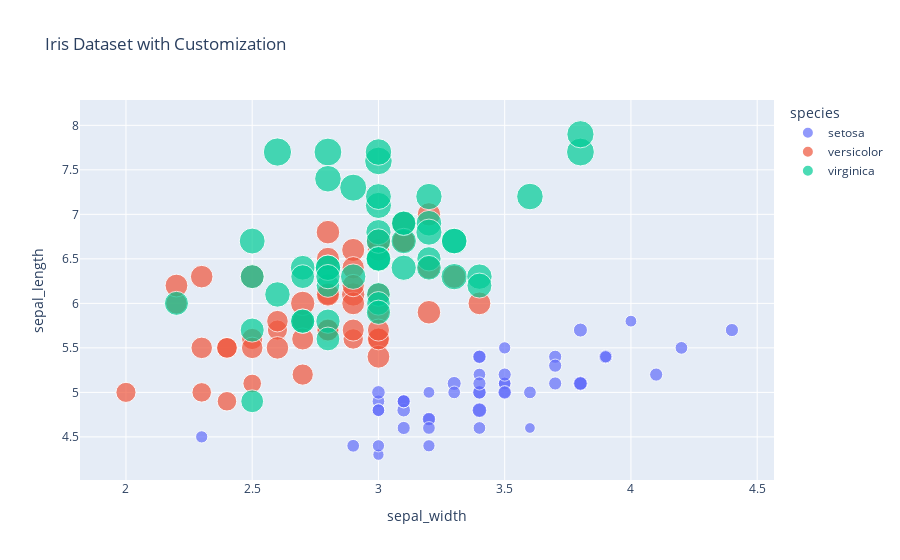

Notebook code for this chart:
### Code cell
df = px.data.iris()
fig = px.scatter(df, x='sepal_width', y='sepal_length', color= 'species',
                   size= 'petal_length' , hover_data= ['petal_width'] ,title='Iris Dataset with Customization')
fig.show()

### Figure 1 — Plotly figure (JSON) as saved in the notebook; plotly's stock layout.template omitted (floating-point values rounded to 4 significant figures)
{"data": [{"customdata": [[0.2], [0.2], [0.2], [0.2], [0.2], [0.4], [0.3], [0.2], [0.2], [0.1], [0.2], [0.2], [0.1], [0.1], [0.2], [0.4], [0.4], [0.3], [0.3], [0.3], [0.2], [0.4], [0.2], [0.5], [0.2], [0.2], [0.4], [0.2], [0.2], [0.2], [0.2], [0.4], [0.1], [0.2], [0.1], [0.2], [0.2], [0.1], [0.2], [0.2], [0.3], [0.3], [0.2], [0.6], [0.4], [0.3], [0.2], [0.2], [0.2], [0.2]], "hovertemplate": "species=setosa<br>sepal_width=%{x}<br>sepal_length=%{y}<br>petal_length=%{marker.size}<br>petal_width=%{customdata[0]}<extra></extra>", "legendgroup": "setosa", "marker": {"color": "#636efa", "size": [1.4, 1.4, 1.3, 1.5, 1.4, 1.7, 1.4, 1.5, 1.4, 1.5, 1.5, 1.6, 1.4, 1.1, 1.2, 1.5, 1.3, 1.4, 1.7, 1.5, 1.7, 1.5, 1, 1.7, 1.9, 1.6, 1.6, 1.5, 1.4, 1.6, 1.6, 1.5, 1.5, 1.4, 1.5, 1.2, 1.3, 1.5, 1.3, 1.5, 1.3, 1.3, 1.3, 1.6, 1.9, 1.4, 1.6, 1.4, 1.5, 1.4], "sizemode": "area", "sizeref": 0.01725, "symbol": "circle"}, "mode": "markers", "name": "setosa", "orientation": "v", "showlegend": true, "type": "scatter", "x": [3.5, 3, 3.2, 3.1, 3.6, 3.9, 3.4, 3.4, 2.9, 3.1, 3.7, 3.4, 3, 3, 4, 4.4, 3.9, 3.5, 3.8, 3.8, 3.4, 3.7, 3.6, 3.3, 3.4, 3, 3.4, 3.5, 3.4, 3.2, 3.1, 3.4, 4.1, 4.2, 3.1, 3.2, 3.5, 3.1, 3, 3.4, 3.5, 2.3, 3.2, 3.5, 3.8, 3, 3.8, 3.2, 3.7, 3.3], "xaxis": "x", "y": [5.1, 4.9, 4.7, 4.6, 5, 5.4, 4.6, 5, 4.4, 4.9, 5.4, 4.8, 4.8, 4.3, 5.8, 5.7, 5.4, 5.1, 5.7, 5.1, 5.4, 5.1, 4.6, 5.1, 4.8, 5, 5, 5.2, 5.2, 4.7, 4.8, 5.4, 5.2, 5.5, 4.9, 5, 5.5, 4.9, 4.4, 5.1, 5, 4.5, 4.4, 5, 5.1, 4.8, 5.1, 4.6, 5.3, 5], "yaxis": "y"}, {"customdata": [[1.4], [1.5], [1.5], [1.3], [1.5], [1.3], [1.6], [1], [1.3], [1.4], [1], [1.5], [1], [1.4], [1.3], [1.4], [1.5], [1], [1.5], [1.1], [1.8], [1.3], [1.5], [1.2], [1.3], [1.4], [1.4], [1.7], [1.5], [1], [1.1], [1], [1.2], [1.6], [1.5], [1.6], [1.5], [1.3], [1.3], [1.3], [1.2], [1.4], [1.2], [1], [1.3], [1.2], [1.3], [1.3], [1.1], [1.3]], "hovertemplate": "species=versicolor<br>sepal_width=%{x}<br>sepal_length=%{y}<br>petal_length=%{marker.size}<br>petal_width=%{customdata[0]}<extra></extra>", "legendgroup": "versicolor", "marker": {"color": "#EF553B", "size": [4.7, 4.5, 4.9, 4, 4.6, 4.5, 4.7, 3.3, 4.6, 3.9, 3.5, 4.2, 4, 4.7, 3.6, 4.4, 4.5, 4.1, 4.5, 3.9, 4.8, 4, 4.9, 4.7, 4.3, 4.4, 4.8, 5, 4.5, 3.5, 3.8, 3.7, 3.9, 5.1, 4.5, 4.5, 4.7, 4.4, 4.1, 4, 4.4, 4.6, 4, 3.3, 4.2, 4.2, 4.2, 4.3, 3, 4.1], "sizemode": "area", "sizeref": 0.01725, "symbol": "circle"}, "mode": "markers", "name": "versicolor", "orientation": "v", "showlegend": true, "type": "scatter", "x": [3.2, 3.2, 3.1, 2.3, 2.8, 2.8, 3.3, 2.4, 2.9, 2.7, 2, 3, 2.2, 2.9, 2.9, 3.1, 3, 2.7, 2.2, 2.5, 3.2, 2.8, 2.5, 2.8, 2.9, 3, 2.8, 3, 2.9, 2.6, 2.4, 2.4, 2.7, 2.7, 3, 3.4, 3.1, 2.3, 3, 2.5, 2.6, 3, 2.6, 2.3, 2.7, 3, 2.9, 2.9, 2.5, 2.8], "xaxis": "x", "y": [7, 6.4, 6.9, 5.5, 6.5, 5.7, 6.3, 4.9, 6.6, 5.2, 5, 5.9, 6, 6.1, 5.6, 6.7, 5.6, 5.8, 6.2, 5.6, 5.9, 6.1, 6.3, 6.1, 6.4, 6.6, 6.8, 6.7, 6, 5.7, 5.5, 5.5, 5.8, 6, 5.4, 6, 6.7, 6.3, 5.6, 5.5, 5.5, 6.1, 5.8, 5, 5.6, 5.7, 5.7, 6.2, 5.1, 5.7], "yaxis": "y"}, {"customdata": [[2.5], [1.9], [2.1], [1.8], [2.2], [2.1], [1.7], [1.8], [1.8], [2.5], [2], [1.9], [2.1], [2], [2.4], [2.3], [1.8], [2.2], [2.3], [1.5], [2.3], [2], [2], [1.8], [2.1], [1.8], [1.8], [1.8], [2.1], [1.6], [1.9], [2], [2.2], [1.5], [1.4], [2.3], [2.4], [1.8], [1.8], [2.1], [2.4], [2.3], [1.9], [2.3], [2.5], [2.3], [1.9], [2], [2.3], [1.8]], "hovertemplate": "species=virginica<br>sepal_width=%{x}<br>sepal_length=%{y}<br>petal_length=%{marker.size}<br>petal_width=%{customdata[0]}<extra></extra>", "legendgroup": "virginica", "marker": {"color": "#00cc96", "size": [6, 5.1, 5.9, 5.6, 5.8, 6.6, 4.5, 6.3, 5.8, 6.1, 5.1, 5.3, 5.5, 5, 5.1, 5.3, 5.5, 6.7, 6.9, 5, 5.7, 4.9, 6.7, 4.9, 5.7, 6, 4.8, 4.9, 5.6, 5.8, 6.1, 6.4, 5.6, 5.1, 5.6, 6.1, 5.6, 5.5, 4.8, 5.4, 5.6, 5.1, 5.1, 5.9, 5.7, 5.2, 5, 5.2, 5.4, 5.1], "sizemode": "area", "sizeref": 0.01725, "symbol": "circle"}, "mode": "markers", "name": "virginica", "orientation": "v", "showlegend": true, "type": "scatter", "x": [3.3, 2.7, 3, 2.9, 3, 3, 2.5, 2.9, 2.5, 3.6, 3.2, 2.7, 3, 2.5, 2.8, 3.2, 3, 3.8, 2.6, 2.2, 3.2, 2.8, 2.8, 2.7, 3.3, 3.2, 2.8, 3, 2.8, 3, 2.8, 3.8, 2.8, 2.8, 2.6, 3, 3.4, 3.1, 3, 3.1, 3.1, 3.1, 2.7, 3.2, 3.3, 3, 2.5, 3, 3.4, 3], "xaxis": "x", "y": [6.3, 5.8, 7.1, 6.3, 6.5, 7.6, 4.9, 7.3, 6.7, 7.2, 6.5, 6.4, 6.8, 5.7, 5.8, 6.4, 6.5, 7.7, 7.7, 6, 6.9, 5.6, 7.7, 6.3, 6.7, 7.2, 6.2, 6.1, 6.4, 7.2, 7.4, 7.9, 6.4, 6.3, 6.1, 7.7, 6.3, 6.4, 6, 6.9, 6.7, 6.9, 5.8, 6.8, 6.7, 6.7, 6.3, 6.5, 6.2, 5.9], "yaxis": "y"}], "layout": {"autosize": true, "legend": {"itemsizing": "constant", "title": {"text": "species"}, "tracegroupgap": 0}, "title": {"text": "Iris Dataset with Customization"}, "xaxis": {"anchor": "y", "autorange": true, "domain": [0, 1], "range": [1.829, 4.559], "title": {"text": "sepal_width"}, "type": "linear"}, "yaxis": {"anchor": "x", "autorange": true, "domain": [0, 1], "range": [3.908, 8.521], "title": {"text": "sepal_length"}, "type": "linear"}}}
